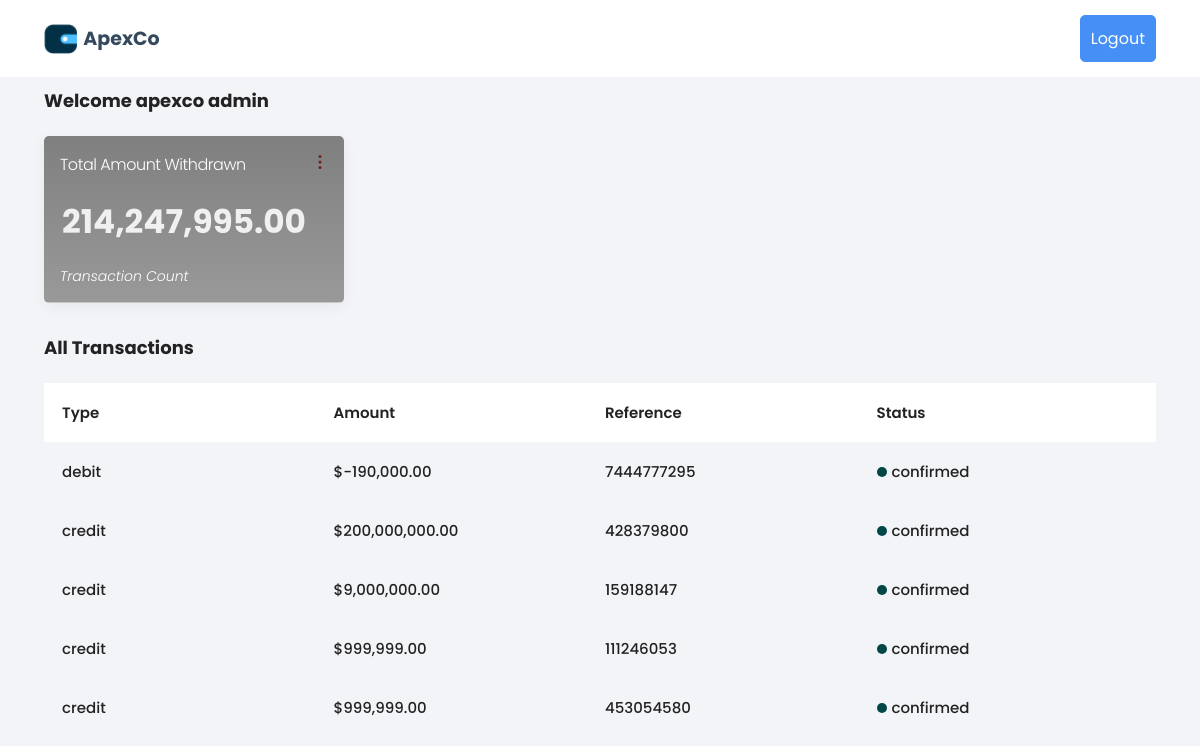
The app's page /userdashboard/transactions (signed in) with its own data.
### dashboard/models.py (models this page shows, shortened)
class Transaction(models.Model):
    Workstatus = [
        ('pending confirmation', 'pending confirmation'),
        ('submitted for review', 'submitted for review'),
        ('Awaiting Payment', 'Awaiting Payment'),
        ('confirmed', 'confirmed'),
        ('cancelled', 'cancelled'),
    ]
    creditordebit = [
        ('credit', 'credit'),
        ('debit', 'debit'),
    ]
    reference = models.CharField(blank=True, max_length=500)
    requestuser = models.ForeignKey(User, on_delete=models.CASCADE)
    type = models.CharField(max_length=100, blank=True, choices=creditordebit)
    status = models.CharField(blank=True, max_length=500, choices=Workstatus, default='pending confirmation')
    witholdingtax  = models.DecimalField(blank=True, decimal_places=2, max_digits=60, default=0)
    amount = models.FloatField(blank=True)
    updated_at = models.DateTimeField(auto_now=True)
    narration = models.CharField(blank=True, null=True, max_length=500)
    payment_data = models.JSONField(blank=True, null=True)
    bankdetails = models.JSONField(blank=True, null=True)
    paymentto = models.CharField(blank=True, max_length=100)

### dashboard/views.py (the view)
# urls.py: path('transactions', transactions, name='transactions'),
@login_required()
def transactions(request):
    if not request.user.is_superuser:
        transactions = Transaction.objects.filter(requestuser=request.user).filter(
            status='confirmed').order_by('-updated_at')
        outgoing = Transaction.objects.filter(type='debit').filter(status='confirmed').filter(
            requestuser=request.user).filter(type='debit').aggregate(
            Sum('amount'))
        incoming = Transaction.objects.filter(status='confirmed').filter(requestuser=request.user).filter(
            type='credit').aggregate(
            Sum('amount'))
        outgoingcount = Transaction.objects.filter(type='debit').filter(status='confirmed').filter(
            requestuser=request.user).filter(type='debit').count()
        incomingcount = Transaction.objects.filter(status='confirmed').filter(requestuser=request.user).filter(
            type='credit').count()
        dollarinvestments = Transaction.objects.filter(requestuser=request.user).filter(status='confirmed').aggregate(
            Sum('amount'))
    else:
        dollarinvestments = Transaction.objects.filter(status='confirmed').aggregate(
        Sum('amount'))
        transactions = Transaction.objects.filter(
            status='confirmed').order_by('-updated_at')
        outgoing = Transaction.objects.filter(type='debit').filter(status='confirmed').filter(type='debit').aggregate(
            Sum('amount'))
        incoming = Transaction.objects.filter(status='confirmed').filter(
            type='credit').aggregate(
            Sum('amount'))
        outgoingcount = Transaction.objects.filter(type='debit').filter(status='confirmed').filter(type='debit').count()
        incomingcount = Transaction.objects.filter(status='confirmed').filter(
            type='credit').count()
    return render(request, 'transactions.html',
                  {'outgoingcount': outgoingcount, 'incomingcount': incomingcount, 'transactions': transactions,
                   'outgoing': outgoing, 'incoming': incoming,  'dollarinvestments': dollarinvestments}
                  )

### dashboard/templates/transactions.html (shortened to what this page needs)
{% extends 'dbbase.html' %}
{% load static %}
{% load humanize %}
{% block content %}
<div class="usersname">
  <h4> Welcome {{request.user.first_name}} {{request.user.last_name}}</h4>
</div>
<div class="dashboardcard" >
    <div class="dashcard" id="step1Target">
        <div class="dashcardheader">
           <div class="dashamount">
         {%if request.user.is_superuser%}
            Total Amount Withdrawn
            {%else%}
            Balance
            {%endif%}
           </div>
           <div class="dashtoggle"></div>
        </div>
        <div class="dashvalue">
            <h3>
            {% if dollarinvestments.amount__sum is None %}
              0.00
            {% else %}
            {{ dollarinvestments.amount__sum|floatformat:2|intcomma }}
            {% endif %}</h3>
        </div>
        <div class="dashfooter">
            <div class="numberofloans">Transaction Count</div>
        </div>
    </div>
</div>
<div class="loanrequests" id="step2Target">
    <div class="loanrequestheader">
        <div class="loanrequesttitle">
           <h4> All Transactions </h4>
        </div>
    </div>
</div>
<div class="loantablediv" id="step3Target">
    <div class="loandiv">
        <div class="loantype loandef">Type</div>
        <div class="loanamount loandef def2">Amount</div>
        <div class="loantype loandef def3">Reference</div>
        <div class="loanstatus loandef def4">Status</div>
    </div>
    <div class="mustscroll">
      {%for a in transactions %}
        <div class="loandiv loandivdata" onclick="location.href='{%url 'completetransaction' a.reference%}';">
            <div class="loantype loandef">{{a.type}}</div>
            <div class="loanamount loandef def2">${{a.amount|floatformat:2|intcomma}}</div>
            <div class="loantype loandef def3">{{a.reference}}</div>
            <div class="loanstatus loandef def4"><div class="spa"></div> {{a.status}}</div>
        </div>
        {%endfor%}
    </div>
    </div>
{% endblock %}

### dashboard/templates/dbheader.html (style rules this page uses)
body { font-family: 'Poppins', sans-serif; background: var(--cultured); }

### records on screen
Transaction: type "debit", amount "-190,000.00", reference "7444777295", status "confirmed"
Transaction: type "credit", amount "200,000,000.00", reference "428379800", status "confirmed"
Transaction: type "credit", amount "9,000,000.00", reference "159188147", status "confirmed"
Transaction: type "credit", amount "999,999.00", reference "111246053", status "confirmed"
Transaction: type "credit", amount "999,999.00", reference "453054580", status "confirmed"

### other values on screen
{{ request.user.first_name }} "apexco"
{{ request.user.last_name }} "admin"
{{ dollarinvestments.amount__sum|floatformat:2|intcomma }} "214,247,995.00"
